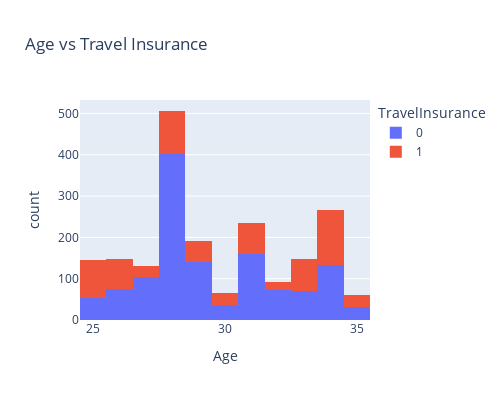

Source (notebook cell):
### Code cell
px.histogram(df, 
             x='Age', 
             color='TravelInsurance', 
             title='Age vs Travel Insurance',
             width=500, 
             height=400
            )

### Figure 1 — Plotly figure (JSON) as saved in the notebook; plotly's stock layout.template omitted (floating-point values rounded to 4 significant figures; data arrays with more than 128 entries replaced by an {"elided": "..."} marker saying what was removed)
{"data": [{"alignmentgroup": "True", "bingroup": "x", "hovertemplate": "TravelInsurance=0<br>Age=%{x}<br>count=%{y}<extra></extra>", "legendgroup": "0", "marker": {"color": "#636efa", "pattern": {"shape": ""}}, "name": "0", "offsetgroup": "0", "orientation": "v", "showlegend": true, "type": "histogram", "x": {"elided": "1277 int values"}, "xaxis": "x", "yaxis": "y"}, {"alignmentgroup": "True", "bingroup": "x", "hovertemplate": "TravelInsurance=1<br>Age=%{x}<br>count=%{y}<extra></extra>", "legendgroup": "1", "marker": {"color": "#EF553B", "pattern": {"shape": ""}}, "name": "1", "offsetgroup": "1", "orientation": "v", "showlegend": true, "type": "histogram", "x": {"elided": "710 int values"}, "xaxis": "x", "yaxis": "y"}], "layout": {"barmode": "relative", "height": 400, "legend": {"title": {"text": "TravelInsurance"}, "tracegroupgap": 0}, "title": {"text": "Age vs Travel Insurance"}, "width": 500, "xaxis": {"anchor": "y", "domain": [0, 1], "title": {"text": "Age"}}, "yaxis": {"anchor": "x", "domain": [0, 1], "title": {"text": "count"}}}}
